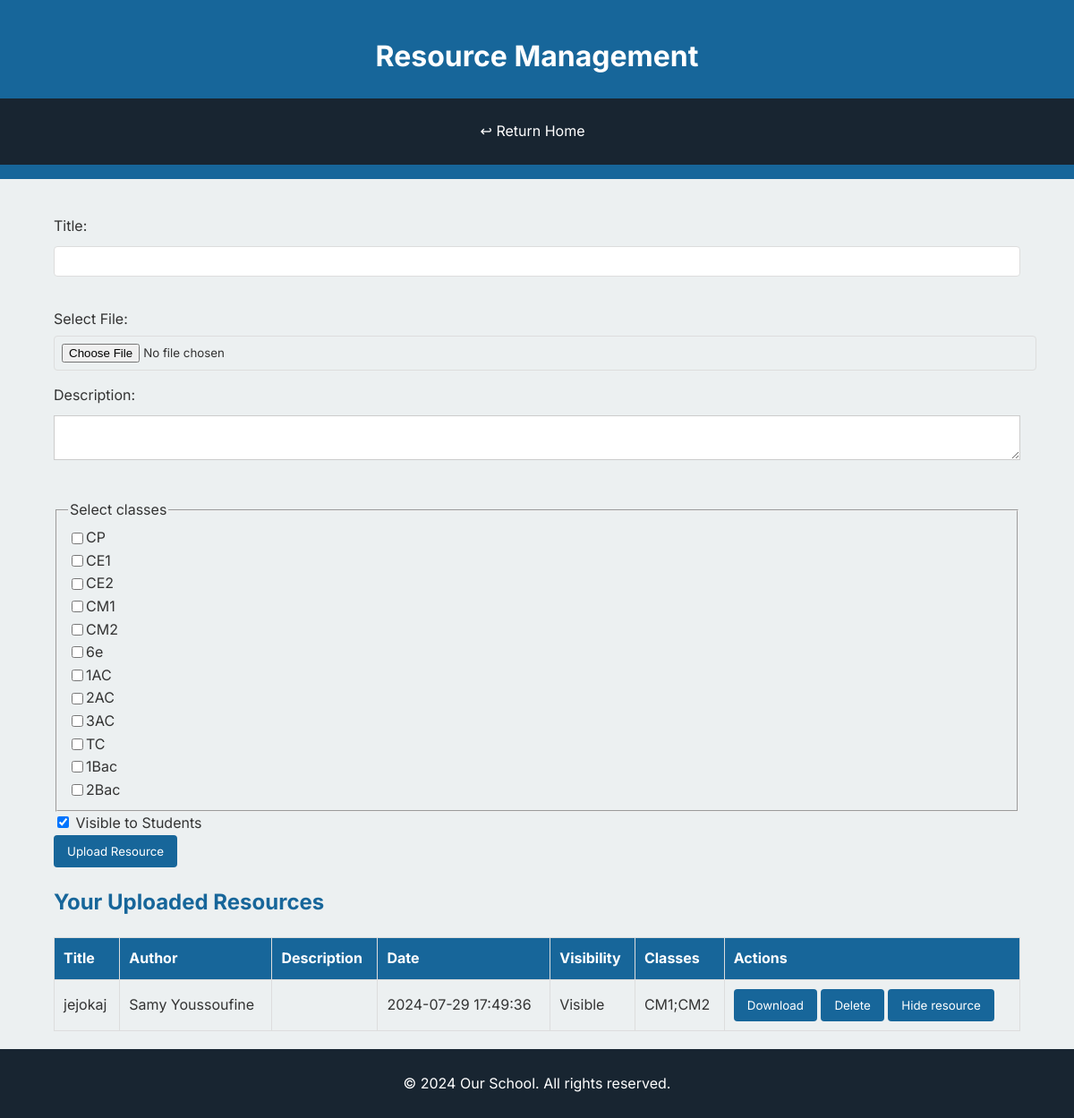
The app's page /resource_manage (signed in) with its own data.
### tables this page shows
CREATE TABLE "users" (
	"id"	INTEGER,
	"username"	TEXT NOT NULL UNIQUE,
	"email"	TEXT,
	"fname"	TEXT,
	"usertype"	INTEGER NOT NULL,
	"password"	TEXT NOT NULL,
	"birthdate"	TEXT,
	"classlvl"	TEXT,
	PRIMARY KEY("id" AUTOINCREMENT)
);

### main.py (the view)
@app.route("/resource_manage", methods=["GET", "POST"])
@login_required
def resource_manage():
    user_classes = None
    if session['usertype'] < 3:
        conn = sqlite3.connect('resources.db')
        cursor = conn.cursor()
        resources = None
        if session['usertype'] == 2:
            cursor.execute("SELECT * FROM resources WHERE author = ?", (session['fullname'],))
            resources = cursor.fetchall()
            user_classes = [available_classes[int(x)] for x in session.get('user_classes').split(',')]
        else:
            cursor.execute("SELECT * FROM resources")
            resources = cursor.fetchall()
            user_classes = available_classes
        conn.close()
        resource_list = []
        try:
            resource_list = [{
                'id':r[0],
                'url': r[1],
                'title': r[2],
                'author': r[3],
                'date': r[4],
                'description': r[5],
                'classes': ";".join([available_classes[int(x)] for x in r[6].split(',')]),
                'visibility': r[7]
            } for r in resources]
        except ValueError:
            print(resource_list)
            print("There was an error loading a few resources by",session['username'])
        return render_template("resource_manage.html", resources=resource_list,
                            user_classes=user_classes,
                            usertype=session.get('usertype'))
    else:
        return redirect(url_for('dashboard'))

### main.py (called while the page is built)
@login_manager.user_loader
def load_user(user_id):
    conn = sqlite3.connect('users.db')  # Connect to the SQLite database
    cursor = conn.cursor()
    cursor.execute("SELECT * FROM users WHERE id = ?", (user_id,))
    user = cursor.fetchone()  # Fetch the user data
    conn.close()  # Close the connection
    if user:
        return User(id=user[0], username=user[1], email=user[2], fname=user[3],
                    usertype=user[4], password=user[5], birthdate=user[6], classlvl=user[7])
    return None  # Return None if the user is not found

### templates/resource_manage.html (shortened to what this page needs)
<!DOCTYPE html>
<html lang="en">
<head>
    <link rel="stylesheet" href="{{ url_for('static', filename='styles.css') }}">
</head>
<body>
    <header>
        <h1>Resource Management</h1>
        <nav>
            <ul>
                <li><a href="{{url_for('dashboard')}}">&larrhk; Return Home</a></li>
            </ul>
        </nav>
    </header>
    <main class="container">
        <form method="post" action="/upload" enctype="multipart/form-data">
            <div class="form-group">
                <label for="resource-title">Title:</label>
                <input type="text" id="resource-title" name="title" required>
            </div>
            <div class="form-group">
                <label for="resource-file">Select File:</label>
                <input type="file" id="resource-file" name="file" accept=".txt,.pdf" required>
            </div>
            <div class="form-group">
                <label for="resource-description">Description:</label>
                <textarea id="resource-description" name="description" required></textarea>
            </div>
            <fieldset>
                <legend>Select classes</legend>
                {% for x in user_classes %}
                <div style="display: flex; align-items: center;">
                    <input type="checkbox" id="{{x}}" name="classes" value="{{x}}"/>
                    <label for="{{x}}">{{x}}</label>
                </div>
                {% endfor %}
            </fieldset>
            <input type="checkbox" id="resource-visibility" name="visibility" value="1" checked required> Visible to Students<br>
            <button type="submit">Upload Resource</button>
        </form>
        <h2>Your Uploaded Resources</h2>
        <table>
            <thead>
                <tr>
                    <th>Title</th>
                    {% if usertype == 0 %}
                    <th>Author</th>
                    {% endif %}
                    <th>Description</th>
                    <th>Date</th>
                    <th>Visibility</th>
                    <th>Classes</th>
                    <th>Actions</th>
                </tr>
            </thead>
            <tbody>
                {% for resource in resources %}
                <tr>
                    <td>{{ resource['title'] }}</td>
                    {% if usertype == 0 %}
                    <td>{{ resource['author'] }}</td>
                    {% endif %}
                    <td>{{ resource['description'] }}</td>
                    <td>{{ resource['date'] }}</td>
                    <td>{{ 'Visible' if resource['visibility'] else 'Hidden' }}</td>
                    <td>{{ resource['classes'] }}</td>
                    <td>
                        <a href="{{ resource['url'] }}" download><button>Download</button></a>
                        <form method="post" action="/delete" style="display:inline;">
                            <button type="submit">Delete</button>
                        </form>
                        <form method="post" action="/change_visibility" style="display:inline;">
                            {% if resource['visibility'] == 1 %}
                            <button type="submit">Hide resource</button>
                            {% else %}
                            <button type="submit">Make resource visible</button>
                            {% endif %}
                        </form>
                    </td>
                </tr>
                {% endfor %}
            </tbody>
        </table>
    </main>
    <footer>
        <p>© 2024 Our School. All rights reserved.</p>
    </footer>
</body>
</html>

### static/styles.css (style rules this page uses)
:root { --main-font: 'Inter'; --primary-color: #17669a; --secondary-color: #182531; --third-color: #ed9b0d; --accent-color: #e74c3c; --bg-color: #ecf0f1; --text-color: #333; }
* { font-family: var(--main-font), Arial, sans-serif; }
body { font-family: var(--main-font), Arial, sans-serif; line-height: 1.6; color: var(--text-color); background-color: var(--bg-color); margin: 0; padding: 0; overflow-x: hidden; }
.container,.containerindex { width: 90%; margin: auto; overflow: hidden; padding: 20px; }
header { background-color: var(--primary-color); padding-top: 1rem; padding-bottom: 1rem; text-align: center; }
header h1 { color:white; }
nav { background-color: var(--secondary-color); padding: 0.5rem; }
nav ul { list-style-type: none; padding: 0; }
nav ul li { display: inline; margin-right: 10px; }
nav ul li a { padding: 1vh; color: white; text-decoration: none; border-radius: 1vh; transition:0.07s ease-in-out; }
main { padding: 20px; }
footer { background-color: var(--secondary-color); position: relative; color: white; text-align: center; padding-top: 10px; padding-bottom: 10px; bottom:0; width: 100%; }
h1, h2, h3 { color: var(--primary-color); }
button { background-color: var(--primary-color); color: white; border: none; padding: 10px 20px; cursor: pointer; transition: background-color 0.3s; }
input[type="text"], input[type="password"], input[type="email"], textarea, select { width:100%; padding: 8px; margin: 5px 0 20px 0; display: inline-block; border: 1px solid #ccc; box-sizing: border-box; }
table { width: 100%; border-collapse: collapse; margin-top: 20px; }
th, td { padding: 12px; text-align: left; border-bottom: 1px solid #ddd; }
th { background-color: var(--primary-color); color: white; }
.form-group { margin-bottom: 15px; }
.form-group label { display: block; margin-bottom: 5px; }
th, td { padding: 10px; border: 1px solid #ddd; text-align: left; }
form { margin-top: 20px; }
.form-group input, .form-group select { width: 100%; padding: 8px; border: 1px solid #ddd; border-radius: 4px; }
button { background-color: var(--primary-color); color: white; padding: 10px 15px; border: none; border-radius: 4px; cursor: pointer; transition: background-color 0.3s; }

### records on screen
users: title "jejokaj", author "Samy Youssoufine", date "2024-07-29 17:49:36", visibility "Visible", classes "CM1;CM2"

### other values on screen
{{ x }} "CP" "CE1" "CE2" "CM1" "CM2" "6e" "1AC" "2AC" "3AC" "TC" "1Bac" "2Bac"
